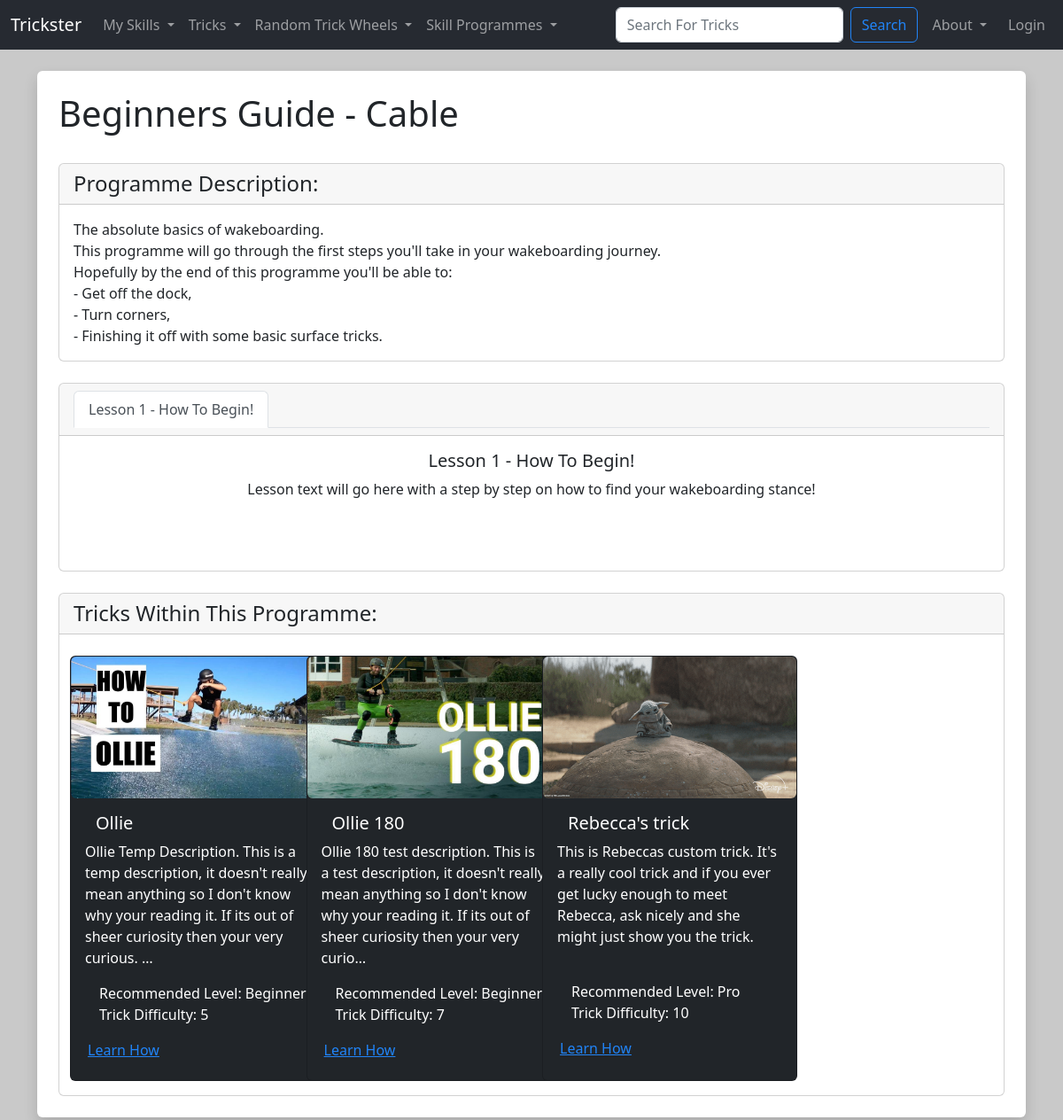
/view_programme/1, run on the app's committed database.
### TricksterMain/models.py (models this page shows, shortened)
class Trick_Programme (models.Model):
  ProgrammeID = models.AutoField(primary_key=True)
  ProgrammeName = models.CharField(max_length=25)
  ProgrammeDiscription = models.TextField(blank=True)
  ProgrammeTricks = models.ManyToManyField(Trick, related_name='programme_tricks', blank=True)
  ProgrammeRecLevel = models.ForeignKey(SkillLevel, blank=True, null=True, on_delete=models.CASCADE)
  ProgrammeDifficulty = models.PositiveIntegerField(null=True, validators=[MinValueValidator(1), MaxValueValidator(10)])
  ProgrammeImg = models.ImageField(null=True, blank=True, upload_to="images/")
  ProgrammeCategory = models.ManyToManyField(Category, related_name='programme_category_tags', blank=True)

class Programme_Lesson (models.Model):
  LessonID = models.AutoField(primary_key=True)
  Programme = models.ForeignKey(Trick_Programme, related_name='lesson', blank=True, null=True, on_delete=models.CASCADE)
  LessonNumber = models.PositiveIntegerField(null=True, validators=[MinValueValidator(1), MaxValueValidator(10)])
  LessonName = models.CharField(max_length=25)
  LessonShortDesc = models.TextField(blank=True)
  LessonLongDesc = models.TextField(blank=True)
  LessonVideo = EmbedVideoField(blank=True)

class Trick (models.Model):
  TrickID = models.AutoField(primary_key=True)
  TrickName = models.CharField(max_length=25)
  TrickDiscription = models.TextField(blank=True)
  TrickHowTo = models.TextField(blank=True)
  TrickRecLevel = models.ForeignKey(SkillLevel, blank=True, null=True, on_delete=models.CASCADE)
  TrickDifficulty = models.PositiveIntegerField(null=True, validators=[MinValueValidator(1), MaxValueValidator(10)])
  TrickImg = models.ImageField(null=True, blank=True, upload_to="images/")
  TrickCategory = models.ManyToManyField(Category, related_name='trick_category_tags', blank=True)
  approved = models.BooleanField('Approved', default=False)

class SkillLevel (models.Model):
  SkillLevelID = models.AutoField(primary_key=True)
  SkillLevelName = models.CharField(max_length=25)
  def __str__(self):
    return self.SkillLevelName

### TricksterMain/views.py (the view)
# urls.py: path('view_programme/<programme_id>', views.view_programme, name='view-programme'),
def view_programme(request, programme_id):
  current_page = request.path
  Programme = Trick_Programme.objects.get(pk=programme_id)
  Programme_Tricks = Programme.ProgrammeTricks.order_by('TrickRecLevel', 'TrickDifficulty', 'TrickName')
  Lessons = Programme_Lesson.objects.filter(Programme=programme_id).order_by('LessonNumber')
  return render(request, 'main/view_programme.html', {'Programme':Programme, 'Programme_Tricks':Programme_Tricks, 'Lessons':Lessons, 'current_page':current_page})

### TricksterMain/templates/main/view_programme.html (shortened to what this page needs)
{% extends 'main/base.html' %}
{% load static %}
{% load embed_video_tags %}
{% block content  %}
<div class="shadow  p-4 mb-5 bg-body rounded">
  <h1> {{ Programme.ProgrammeName }} </h1>
  <br/>
  <div class="card ">
    <h4 class="card-header">Programme Description:</h4>
    <div class="card-body">
      <p class="card-text">{{ Programme.ProgrammeDiscription|linebreaksbr }}</p>
    </div>
  </div>
  {% if Lessons %}
    <div class="card text-center">
      <div class="card-header">
        <ul class="nav nav-tabs" id="myTab" role="tablist">
          {% for lesson in Lessons %}
            <li class="nav-item" role="presentation">
              {% if lesson.LessonNumber == 1 %}
                <button class="nav-link active" id="{{ Lessons.LessonID }}" data-bs-toggle="tab" data-bs-target="#{{ lesson.LessonNumber }}" type="button" role="tab" aria-controls="{{ lesson.LessonNumber }}" aria-selected="true">{{ lesson.LessonName }}</button>
              {% else %}
                <button class="nav-link" id="{{ Lessons.LessonID }}" data-bs-toggle="tab" data-bs-target="#{{ lesson.LessonNumber }}" type="button" role="tab" aria-controls="{{ lesson.LessonNumber }}" aria-selected="true">{{ lesson.LessonName }}</button>
              {% endif %}
            </li>
          {% endfor %}
        </ul>
      </div>
      <div class="card-body">
        <div class="tab-content" id="myTabContent">
          {% for lesson in Lessons %}
            {% if lesson.LessonNumber == 1 %}
              <div class="tab-pane fade show active" id="{{ lesson.LessonNumber }}" role="tabpanel" aria-labelledby="{{ Lessons.LessonID }}">
            {% else %}
              <div class="tab-pane fade" id="{{ lesson.LessonNumber }}" role="tabpanel" aria-labelledby="{{ Lessons.LessonID }}">
            {% endif %}
              <h5 class="card-text">{{ lesson.LessonName }}</h5>
              <p class="card-text">{{ lesson.LessonLongDesc|linebreaksbr }}</p>
            </div>
          {% endfor %}
        </div>
      </div>
    </div>
  {% else %}
    <div class="shadow  p-4 mb-5 bg-body rounded">
      <h3>This Programme Has No Lessons</h3>
    </div>
  {% endif %}
  <div class="card ">
    <h4 class="card-header">Tricks Within This Programme:</h4>
    <div class="container-md">
      <div class="row row-cols-1 row-cols-sm-2 row-cols-md-3 row-cols-xl-4 g-4">
        {% for trick in Programme_Tricks %}
          {% include 'components/trick_cards.html' with trick=trick user=request.user current_page=current_page %}
        {% endfor %}
      </div>
    </div>
  </div>
</div>
{% endblock %}

### TricksterMain/templates/components/trick_cards.html (shortened to what this page needs)
{% load static %}
<div class="col-sm">
  {% if user.is_authenticated %}
    <div class="card text-bg-dark mb-3" style="width: 18rem; height: 33rem;">
  {% else %}
    <div class="card text-bg-dark mb-3" style="width: 18rem; height: 30rem;">
  {% endif %}
    {% if trick.TrickImg %}
      <img src="{{ trick.TrickImg.url }}" class="img-fluid rounded" alt="trick cover image">
    {% endif %}
    <div class="card-body">
      <h5 class="card-title">
        <div class="container">
          <div class="row">
            {% if user.is_superuser %}
              <div class="col-7">
                {{ trick }}
              </div>
              <div class="col-5">
                <a href="{% url 'update-trick' trick.TrickID %}" class="btn btn-success btn-sm">Edit Trick</a>
              </div>
            {% else %}
              <div class="col-12">
                {{ trick.TrickName }}
              </div>
            {% endif %}
          </div>
        </div>
      </h5>
      <p class="card-text">{{ trick.TrickDiscription|truncatechars:180 }}</p>
    </div>
    <ul class="list-group-dark list-group-flush">
      <li class="list-group-item">Recommended Level: {{ trick.TrickRecLevel }}</li>
      <li class="list-group-item">Trick Difficulty: {{ trick.TrickDifficulty }}</li>
    </ul>
    <div class="card-body-dark text-center gap-3" style="height: 3rem">
      <div class="container">
        <div class="row">
          <div class="col-6">
            <a href="{% url 'show-trick' trick.TrickID %}" class="card-link me-md-4">Learn How</a>
          </div>
          <div class="col-6">
          </div>
        </div>
      </div>
    </div>
  </div>
</div>

### TricksterMain/templates/main/base.html (style rules this page uses)
body { background: #c9c9c9 }

### data on the page
Trick_Programme: ProgrammeName "Beginners Guide - Cable", ProgrammeDiscription "The absolute basics of wakeboarding. This programme will go through the first steps you'll take in your wakeboarding journey. Hopefully by the end of this programme you'll be able to: - Get off the dock, - Turn corners, - Finishing it off with some basic surface tricks."
Programme_Lesson: LessonName "Lesson 1 - How To Begin!", LessonLongDesc "Lesson text will go here with a step by step on how to find your wakeboarding stance!"
Trick: TrickImg (picture), TrickName "Ollie", TrickDiscription "Ollie Temp Description. This is a temp description, it doesn't really mean anything so I don't know why your reading it. If its out of sheer curiosity then your very curious. …", TrickRecLevel "Beginner", TrickDifficulty "5"
Trick: TrickImg (picture), TrickName "Ollie 180", TrickDiscription "Ollie 180 test description. This is a test description, it doesn't really mean anything so I don't know why your reading it. If its out of sheer curiosity then your very curio…", TrickRecLevel "Beginner", TrickDifficulty "7"
Trick: TrickImg (picture), TrickName "Rebecca's trick", TrickDiscription "This is Rebeccas custom trick. It's a really cool trick and if you ever get lucky enough to meet Rebecca, ask nicely and she might just show you the trick.", TrickRecLevel "Pro", TrickDifficulty "10"
